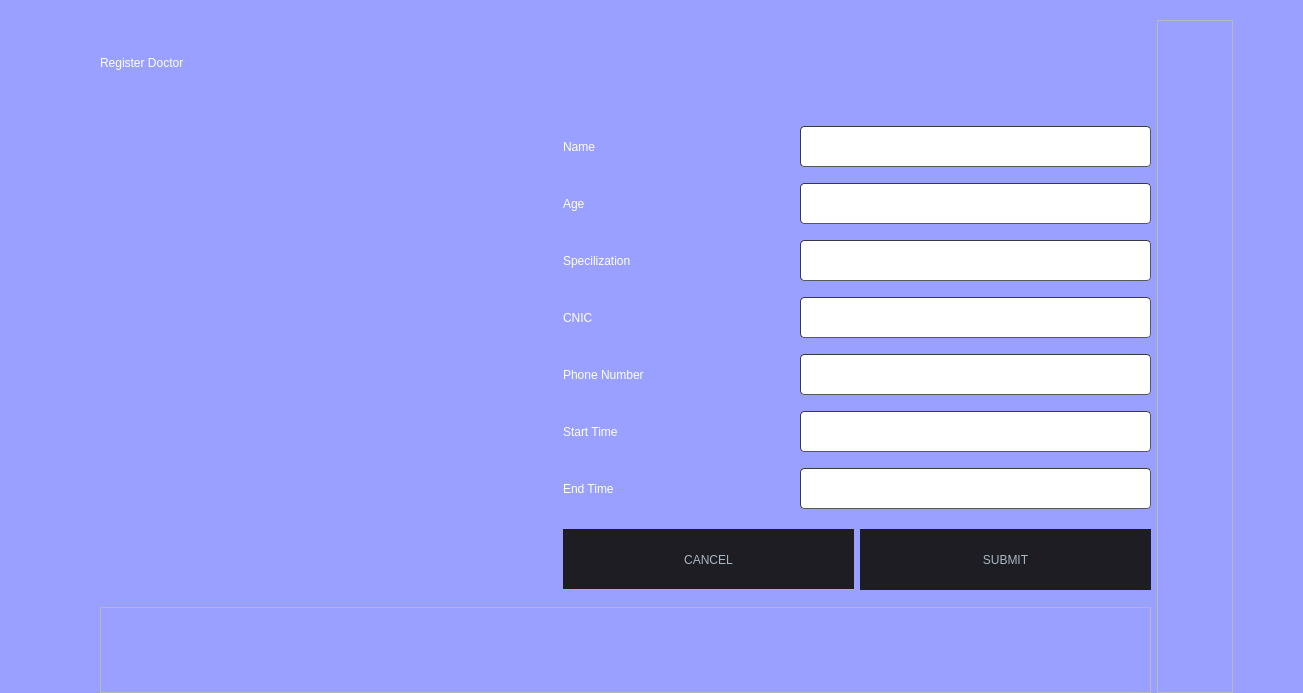
<?xml version="1.0" encoding="UTF-8"?>
<ui version="4.0">
 <class>DialogDoctor</class>
 <widget class="QDialog" name="DialogDoctor">
  <property name="geometry">
   <rect>
    <x>0</x>
    <y>0</y>
    <width>1303</width>
    <height>693</height>
   </rect>
  </property>
  <property name="windowTitle">
   <string>Dialog</string>
  </property>
  <property name="styleSheet">
   <string notr="true">
QMainWindow {
	background-color:rgb(76, 77, 78);
}
QDialog {
	background-color:rgb(153,160,255);
}
QColorDialog {
	background-color:rgb(76, 77, 78);
}
QTextEdit {
	background-color:rgb(0, 0, 0);
	color: #a9b7c6;
}
QPlainTextEdit {
	selection-background-color:#007b50;
	background-color:#1e1d23;
	border-style: solid;
	border-top-color: transparent;
	border-right-color: transparent;
	border-left-color: transparent;
	border-bottom-color: transparent;
	border-width: 1px;
	color: #a9b7c6;
}
QPushButton{
	border-style: solid;
	border-top-color: transparent;
	border-right-color: transparent;
	border-left-color: transparent;
	border-bottom-color: transparent;
	border-width: 1px;
	border-style: solid;
	color: #a9b7c6;
	padding: 2px;
	background-color: #1e1d23;
}
QPushButton::default{
	border-style: inset;
	border-top-color: transparent;
	border-right-color: transparent;
	border-left-color: transparent;
	border-bottom-color: #04b97f;
	border-width: 1px;
	color: #a9b7c6;
	padding: 2px;
	background-color: #1e1d23;
}
QToolButton {
	border-style: solid;
	border-top-color: transparent;
	border-right-color: transparent;
	border-left-color: transparent;
	border-bottom-color: #04b97f;
	border-bottom-width: 1px;
	border-style: solid;
	color: #a9b7c6;
	padding: 2px;
	background-color: #1e1d23;
}
QToolButton:hover{
	border-style: solid;
	border-top-color: transparent;
	border-right-color: transparent;
	border-left-color: transparent;
	border-bottom-color: #37efba;
	border-bottom-width: 2px;
	border-style: solid;
	color: #FFFFFF;
	padding-bottom: 1px;
	background-color: #1e1d23;
}
QPushButton:hover{
	border-style: solid;
	border-top-color: transparent;
	border-right-color: transparent;
	border-left-color: transparent;
	border-bottom-color: #37efba;
	border-bottom-width: 1px;
	border-style: solid;
	color: #FFFFFF;
	padding-bottom: 2px;
	background-color: #1e1d23;
}
QPushButton:pressed{
	border-style: solid;
	border-top-color: transparent;
	border-right-color: transparent;
	border-left-color: transparent;
	border-bottom-color: #37efba;
	border-bottom-width: 2px;
	border-style: solid;
	color: #37efba;
	padding-bottom: 1px;
	background-color: #1e1d23;
}
QPushButton:disabled{
	border-style: solid;
	border-top-color: transparent;
	border-right-color: transparent;
	border-left-color: transparent;
	border-bottom-color: #808086;
	border-bottom-width: 2px;
	border-style: solid;
	color: #808086;
	padding-bottom: 1px;
	background-color: #1e1d23;
}
QLineEdit {
	border-width: 1px; border-radius: 4px;
	border-color: rgb(58, 58, 58);
	border-style: inset;
	padding: 0 8px;
	color: #a9b7c6;
	background:#1e1d23;
	selection-background-color:#007b50;
	selection-color: #FFFFFF;
}
QLabel {
	color: rgb(255, 255, 255);
}
QLCDNumber {
	color: #37e6b4;
}
QProgressBar {
	text-align: center;
	color: rgb(240, 240, 240);
	border-width: 1px; 
	border-radius: 10px;
	border-color: rgb(58, 58, 58);
	border-style: inset;
	background-color:#1e1d23;
}
QProgressBar::chunk {
	background-color: #04b97f;
	border-radius: 5px;
}
QMenuBar {
	background-color: #1e1d23;
}
QMenuBar::item {
	color: #a9b7c6;
  	spacing: 3px;
  	padding: 1px 4px;
  	background: #1e1d23;
}

QMenuBar::item:selected {
  	background:#1e1d23;
	color: #FFFFFF;
}
QMenu::item:selected {
	border-style: solid;
	border-top-color: transparent;
	border-right-color: transparent;
	border-left-color: #04b97f;
	border-bottom-color: transparent;
	border-left-width: 2px;
	color: #FFFFFF;
	padding-left:15px;
	padding-top:4px;
	padding-bottom:4px;
	padding-right:7px;
	background-color: #1e1d23;
}
QMenu::item {
	border-style: solid;
	border-top-color: transparent;
	border-right-color: transparent;
	border-left-color: transparent;
	border-bottom-color: transparent;
	border-bottom-width: 1px;
	border-style: solid;
	color: #a9b7c6;
	padding-left:17px;
	padding-top:4px;
	padding-bottom:4px;
	padding-right:7px;
	background-color: #1e1d23;
}
QMenu{
	background-color:#1e1d23;
}
QTabWidget {
	color:rgb(0,0,0);
	background-color:#1e1d23;
}
QTabWidget::pane {
		border-color: rgb(77,77,77);
		background-color:#1e1d23;
		border-style: solid;
		border-width: 1px;
    	border-radius: 6px;
}
QTabBar::tab {
	border-style: solid;
	border-top-color: transparent;
	border-right-color: transparent;
	border-left-color: transparent;
	border-bottom-color: transparent;
	border-bottom-width: 1px;
	border-style: solid;
	color: #808086;
	padding: 3px;
	margin-left:3px;
	background-color: #1e1d23;
}
QTabBar::tab:selected, QTabBar::tab:last:selected, QTabBar::tab:hover {
  	border-style: solid;
	border-top-color: transparent;
	border-right-color: transparent;
	border-left-color: transparent;
	border-bottom-color: #04b97f;
	border-bottom-width: 2px;
	border-style: solid;
	color: #FFFFFF;
	padding-left: 3px;
	padding-bottom: 2px;
	margin-left:3px;
	background-color: #1e1d23;
}

QCheckBox {
	color: #a9b7c6;
	padding: 2px;
}
QCheckBox:disabled {
	color: #808086;
	padding: 2px;
}

QCheckBox:hover {
	border-radius:4px;
	border-style:solid;
	padding-left: 1px;
	padding-right: 1px;
	padding-bottom: 1px;
	padding-top: 1px;
	border-width:1px;
	border-color: rgb(87, 97, 106);
	background-color:#1e1d23;
}
QCheckBox::indicator:checked {

	height: 10px;
	width: 10px;
	border-style:solid;
	border-width: 1px;
	border-color: #04b97f;
	color: #a9b7c6;
	background-color: #04b97f;
}
QCheckBox::indicator:unchecked {

	height: 10px;
	width: 10px;
	border-style:solid;
	border-width: 1px;
	border-color: #04b97f;
	color: #a9b7c6;
	background-color: transparent;
}
QRadioButton {
	color: #a9b7c6;
	background-color: #1e1d23;
	padding: 1px;
}
QRadioButton::indicator:checked {
	height: 10px;
	width: 10px;
	border-style:solid;
	border-radius:5px;
	border-width: 1px;
	border-color: #04b97f;
	color: #a9b7c6;
	background-color: #04b97f;
}
QRadioButton::indicator:!checked {
	height: 10px;
	width: 10px;
	border-style:solid;
	border-radius:5px;
	border-width: 1px;
	border-color: #04b97f;
	color: #a9b7c6;
	background-color: transparent;
}
QStatusBar {
	color:#027f7f;
}
QSpinBox {
	color: #a9b7c6;	
	background-color: #1e1d23;
}
QDoubleSpinBox {
	color: #a9b7c6;	
	background-color: #1e1d23;
}
QTimeEdit {
	color: #a9b7c6;	
	background-color: #1e1d23;
}
QDateTimeEdit {
	color: #a9b7c6;	
	background-color: #1e1d23;
}
QDateEdit {
	color: #a9b7c6;	
	background-color: #1e1d23;
}
QComboBox {
	color: #a9b7c6;	
	background: #1e1d23;
}
QComboBox:editable {
	background: #1e1d23;
	color: #a9b7c6;
	selection-background-color: #1e1d23;
}
QComboBox QAbstractItemView {
	color: #a9b7c6;	
	background: #1e1d23;
	selection-color: #FFFFFF;
	selection-background-color: #1e1d23;
}
QComboBox:!editable:on, QComboBox::drop-down:editable:on {
	color: #a9b7c6;	
	background: #1e1d23;
}
QFontComboBox {
	color: #a9b7c6;	
	background-color: #1e1d23;
}
QToolBox {
	color: #a9b7c6;
	background-color: #1e1d23;
}
QToolBox::tab {
	color: #a9b7c6;
	background-color: #1e1d23;
}
QToolBox::tab:selected {
	color: #FFFFFF;
	background-color: #1e1d23;
}
QScrollArea {
	color: #FFFFFF;
	background-color: #1e1d23;
}
QSlider::groove:horizontal {
	height: 5px;
	background: #04b97f;
}
QSlider::groove:vertical {
	width: 5px;
	background: #04b97f;
}
QSlider::handle:horizontal {
	background: qlineargradient(x1:0, y1:0, x2:1, y2:1, stop:0 #b4b4b4, stop:1 #8f8f8f);
	border: 1px solid #5c5c5c;
	width: 14px;
	margin: -5px 0;
	border-radius: 7px;
}
QSlider::handle:vertical {
	background: qlineargradient(x1:1, y1:1, x2:0, y2:0, stop:0 #b4b4b4, stop:1 #8f8f8f);
	border: 1px solid #5c5c5c;
	height: 14px;
	margin: 0 -5px;
	border-radius: 7px;
}
QSlider::add-page:horizontal {
    background: white;
}
QSlider::add-page:vertical {
    background: white;
}
QSlider::sub-page:horizontal {
    background: #04b97f;
}
QSlider::sub-page:vertical {
    background: #04b97f;
}</string>
  </property>
  <widget class="QWidget" name="layoutWidget">
   <property name="geometry">
    <rect>
     <x>100</x>
     <y>20</y>
     <width>1133</width>
     <height>673</height>
    </rect>
   </property>
   <layout class="QGridLayout" name="gridLayout_4">
    <item row="0" column="0">
     <layout class="QGridLayout" name="gridLayout_3">
      <item row="0" column="0" colspan="2">
       <widget class="QLabel" name="label">
        <property name="minimumSize">
         <size>
          <width>1031</width>
          <height>81</height>
         </size>
        </property>
        <property name="styleSheet">
         <string notr="true">font: 30pt &quot;Modern No. 20&quot;;</string>
        </property>
        <property name="text">
         <string>Register Doctor </string>
        </property>
       </widget>
      </item>
      <item row="1" column="0">
       <widget class="QLabel" name="doctor_label">
        <property name="minimumSize">
         <size>
          <width>441</width>
          <height>489</height>
         </size>
        </property>
        <property name="text">
         <string/>
        </property>
       </widget>
      </item>
      <item row="1" column="1">
       <layout class="QGridLayout" name="gridLayout_2">
        <item row="0" column="0" colspan="2">
         <layout class="QGridLayout" name="gridLayout">
          <item row="0" column="0">
           <widget class="QLabel" name="label_2">
            <property name="minimumSize">
             <size>
              <width>221</width>
              <height>51</height>
             </size>
            </property>
            <property name="styleSheet">
             <string notr="true">font: 25pt &quot;Modern No. 20&quot;;</string>
            </property>
            <property name="text">
             <string>Name </string>
            </property>
           </widget>
          </item>
          <item row="0" column="1">
           <widget class="QLineEdit" name="linename">
            <property name="minimumSize">
             <size>
              <width>351</width>
              <height>41</height>
             </size>
            </property>
            <property name="font">
             <font>
              <pointsize>14</pointsize>
              <bold>true</bold>
             </font>
            </property>
            <property name="styleSheet">
             <string notr="true">background-color:rgb(255, 255, 255)</string>
            </property>
           </widget>
          </item>
          <item row="1" column="0">
           <widget class="QLabel" name="label_7">
            <property name="minimumSize">
             <size>
              <width>221</width>
              <height>51</height>
             </size>
            </property>
            <property name="styleSheet">
             <string notr="true">font: 25pt &quot;Modern No. 20&quot;;</string>
            </property>
            <property name="text">
             <string>Age</string>
            </property>
           </widget>
          </item>
          <item row="1" column="1">
           <widget class="QLineEdit" name="lineage">
            <property name="minimumSize">
             <size>
              <width>351</width>
              <height>41</height>
             </size>
            </property>
            <property name="font">
             <font>
              <pointsize>14</pointsize>
             </font>
            </property>
            <property name="styleSheet">
             <string notr="true">background-color:rgb(255, 255, 255)</string>
            </property>
           </widget>
          </item>
          <item row="2" column="0">
           <widget class="QLabel" name="label_11">
            <property name="minimumSize">
             <size>
              <width>231</width>
              <height>51</height>
             </size>
            </property>
            <property name="styleSheet">
             <string notr="true">font: 25pt &quot;Modern No. 20&quot;;</string>
            </property>
            <property name="text">
             <string>Specilization </string>
            </property>
           </widget>
          </item>
          <item row="2" column="1">
           <widget class="QLineEdit" name="linespacilization">
            <property name="minimumSize">
             <size>
              <width>351</width>
              <height>41</height>
             </size>
            </property>
            <property name="font">
             <font>
              <pointsize>14</pointsize>
              <bold>true</bold>
             </font>
            </property>
            <property name="styleSheet">
             <string notr="true">background-color:rgb(255, 255, 255)</string>
            </property>
            <property name="text">
             <string/>
            </property>
           </widget>
          </item>
          <item row="3" column="0">
           <widget class="QLabel" name="label_10">
            <property name="minimumSize">
             <size>
              <width>221</width>
              <height>51</height>
             </size>
            </property>
            <property name="styleSheet">
             <string notr="true">font: 25pt &quot;Modern No. 20&quot;;</string>
            </property>
            <property name="text">
             <string>CNIC</string>
            </property>
           </widget>
          </item>
          <item row="3" column="1">
           <widget class="QLineEdit" name="linecnic">
            <property name="minimumSize">
             <size>
              <width>351</width>
              <height>41</height>
             </size>
            </property>
            <property name="font">
             <font>
              <pointsize>14</pointsize>
              <bold>true</bold>
             </font>
            </property>
            <property name="styleSheet">
             <string notr="true">background-color:rgb(255, 255, 255)</string>
            </property>
            <property name="text">
             <string/>
            </property>
           </widget>
          </item>
          <item row="4" column="0">
           <widget class="QLabel" name="label_8">
            <property name="minimumSize">
             <size>
              <width>231</width>
              <height>51</height>
             </size>
            </property>
            <property name="styleSheet">
             <string notr="true">font: 25pt &quot;Modern No. 20&quot;;</string>
            </property>
            <property name="text">
             <string>Phone Number</string>
            </property>
           </widget>
          </item>
          <item row="4" column="1">
           <widget class="QLineEdit" name="line_phone_number">
            <property name="minimumSize">
             <size>
              <width>351</width>
              <height>41</height>
             </size>
            </property>
            <property name="font">
             <font>
              <pointsize>14</pointsize>
              <bold>true</bold>
             </font>
            </property>
            <property name="styleSheet">
             <string notr="true">background-color:rgb(255, 255, 255)</string>
            </property>
            <property name="text">
             <string/>
            </property>
           </widget>
          </item>
          <item row="5" column="0">
           <widget class="QLabel" name="label_12">
            <property name="minimumSize">
             <size>
              <width>231</width>
              <height>51</height>
             </size>
            </property>
            <property name="styleSheet">
             <string notr="true">font: 25pt &quot;Modern No. 20&quot;;</string>
            </property>
            <property name="text">
             <string>Start Time </string>
            </property>
           </widget>
          </item>
          <item row="5" column="1">
           <widget class="QLineEdit" name="linest">
            <property name="minimumSize">
             <size>
              <width>351</width>
              <height>41</height>
             </size>
            </property>
            <property name="font">
             <font>
              <pointsize>14</pointsize>
              <bold>true</bold>
             </font>
            </property>
            <property name="styleSheet">
             <string notr="true">background-color:rgb(255, 255, 255)</string>
            </property>
            <property name="text">
             <string/>
            </property>
           </widget>
          </item>
          <item row="6" column="0">
           <widget class="QLabel" name="label_13">
            <property name="minimumSize">
             <size>
              <width>231</width>
              <height>51</height>
             </size>
            </property>
            <property name="styleSheet">
             <string notr="true">font: 25pt &quot;Modern No. 20&quot;;</string>
            </property>
            <property name="text">
             <string>End Time </string>
            </property>
           </widget>
          </item>
          <item row="6" column="1">
           <widget class="QLineEdit" name="lineet">
            <property name="minimumSize">
             <size>
              <width>351</width>
              <height>41</height>
             </size>
            </property>
            <property name="font">
             <font>
              <pointsize>14</pointsize>
              <bold>true</bold>
             </font>
            </property>
            <property name="styleSheet">
             <string notr="true">background-color:rgb(255, 255, 255)</string>
            </property>
            <property name="text">
             <string/>
            </property>
           </widget>
          </item>
         </layout>
        </item>
        <item row="1" column="0">
         <widget class="QPushButton" name="pushButton">
          <property name="minimumSize">
           <size>
            <width>291</width>
            <height>61</height>
           </size>
          </property>
          <property name="text">
           <string>CANCEL</string>
          </property>
         </widget>
        </item>
        <item row="1" column="1">
         <widget class="QPushButton" name="pushButton_2">
          <property name="minimumSize">
           <size>
            <width>291</width>
            <height>61</height>
           </size>
          </property>
          <property name="text">
           <string>SUBMIT</string>
          </property>
         </widget>
        </item>
       </layout>
      </item>
      <item row="2" column="0" colspan="2">
       <widget class="QFrame" name="frame_2">
        <property name="minimumSize">
         <size>
          <width>1051</width>
          <height>80</height>
         </size>
        </property>
        <property name="frameShape">
         <enum>QFrame::Shape::StyledPanel</enum>
        </property>
        <property name="frameShadow">
         <enum>QFrame::Shadow::Raised</enum>
        </property>
       </widget>
      </item>
     </layout>
    </item>
    <item row="0" column="1">
     <widget class="QFrame" name="frame">
      <property name="minimumSize">
       <size>
        <width>71</width>
        <height>671</height>
       </size>
      </property>
      <property name="frameShape">
       <enum>QFrame::Shape::StyledPanel</enum>
      </property>
      <property name="frameShadow">
       <enum>QFrame::Shadow::Raised</enum>
      </property>
     </widget>
    </item>
   </layout>
  </widget>
 </widget>
 <resources/>
 <connections/>
</ui>
